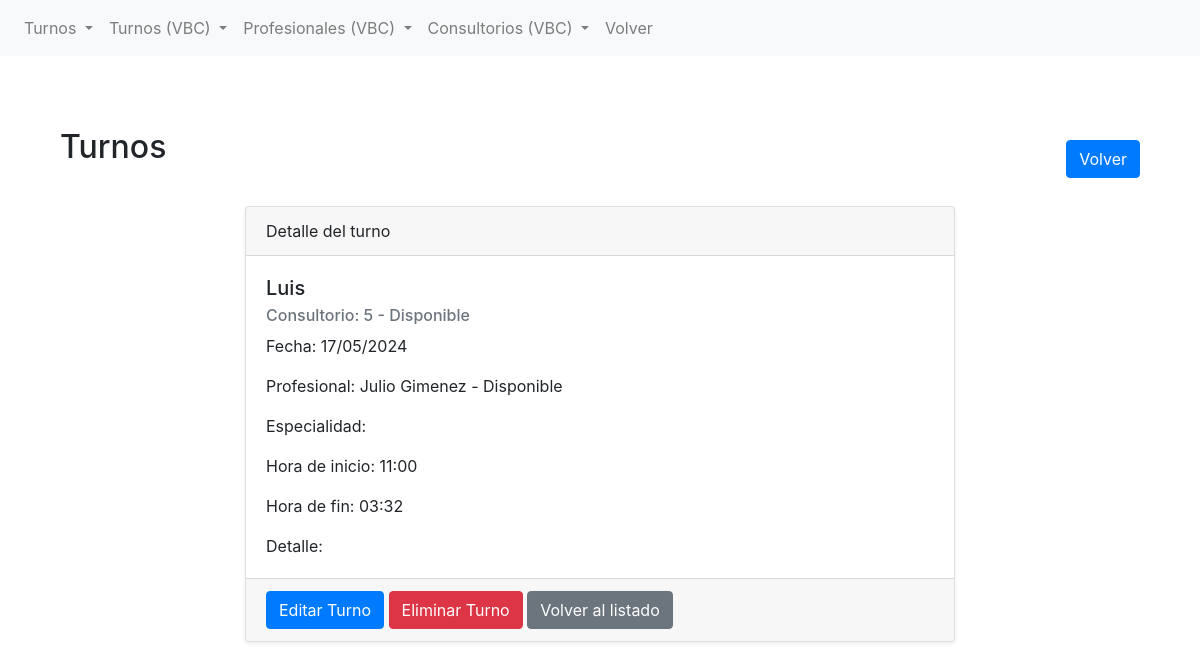
The app's page /reserva_turnos/detail/16, older data.
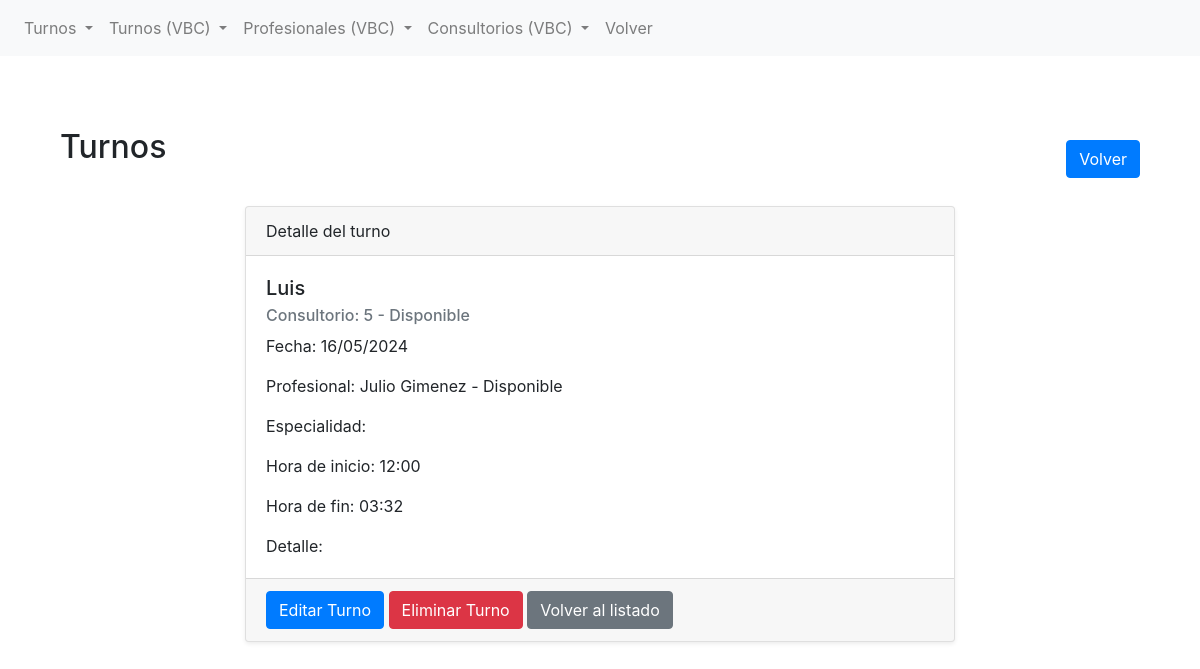
The same page, newer data.
### reserva_turnos/models.py (models this page shows, shortened)
class Turnos(models.Model):
    nombre_de_usuario = models.CharField(max_length=50)
    consultorio = models.ForeignKey(Consultorio, on_delete=models.CASCADE, related_name='reservas')
    profesional = models.ForeignKey(Profesional, on_delete=models.CASCADE, default = True)
    fecha = models.DateField(default=timezone.now)
    hora_inicio = models.TimeField(default=timezone.now)
    hora_fin = models.TimeField(default=timezone.now)
    descripcion = models.TextField(blank=True, null=True)

class Consultorio(models.Model):
    nombre = models.CharField(max_length=100)
    disponible = models.BooleanField(default=True)
    descripcion = models.TextField(blank=True, null=True)
    def __str__(self):
        return f"{self.nombre} - {'Disponible' if self.disponible else 'No Disponible'} "

class Profesional(models.Model):
    nombre = models.CharField(max_length=100)
    disponible = models.BooleanField(default=True)
    especialidad = models.CharField(max_length=20)
    descripcion = models.TextField(blank=True, null=True)
    def __str__(self):
        return f"{self.nombre} - {'Disponible' if self.disponible else 'No Disponible'} "

### reserva_turnos/views.py (the view)
# urls.py: path("detail/<turno_id>", detail_view, name = "turno-detail"),
def detail_view(request, turno_id):
    turno = Turnos.objects.get(id=turno_id)
    contexto_dict = {"turno": turno}
    return render(request, "reserva_turnos/detail.html", contexto_dict)

### reserva_turnos/templates/reserva_turnos/detail.html (shortened to what this page needs)
{% extends 'reserva_turnos/base.html' %}
{% block content %}
<section class="py-5">
    <div class="container">
        <div class="d-flex justify-content-between align-items-center mb-3">
            <h2 class="mb-4">Turnos</h2>
            <a href="{% url 'reserva_turnos-list' %}" class="btn btn-primary">Volver</a>
        </div>
        <div class="row">
            <div class="col-lg-8 mx-auto">
                <div class="card shadow-sm">
                    <div class="card-header">
                        Detalle del turno
                    </div>
                    <div class="card-body">
                        <h5 class="card-title">{{ turno.nombre_de_usuario }}</h5>
                        <h6 class="card-subtitle mb-2 text-muted">Consultorio: {{ turno.consultorio }}</h6>
                        <p class="card-text">Fecha: {{ turno.fecha | date:"d/m/Y" }}</p>
                        <p class="card-text">Profesional: {{ turno.profesional }}</p>
                        <p class="card-text">Especialidad: {{ profesional.especialidad }}</p>
                        <p class="card-text">Hora de inicio: {{ turno.hora_inicio | date:"H:i" }}</p>
                        <p class="card-text">Hora de fin: {{ turno.hora_fin | date:"H:i" }}</p>
                        <p class="card-text">Detalle: {{ turno.descripcion }}</p>
                    </div>
                    <div class="card-footer text-muted">
                        <a href="{% url 'turno-update' turno.id %}" class="btn btn-primary">Editar Turno</a>
                        <a href="{% url 'turno-delete' turno.id %}" class="btn btn-danger">Eliminar Turno</a>
                        <a href="{% url 'reserva_turnos-list' %}" class="btn btn-secondary">Volver al listado</a>
                    </div>
                </div>
            </div>
        </div>
    </div>
</section>
{% endblock %}

Row changes from the older to the newer data that the page shows:
changed Turnos "Luis": fecha "17/05/2024" → "16/05/2024"; hora_inicio "11:00" → "12:00"
